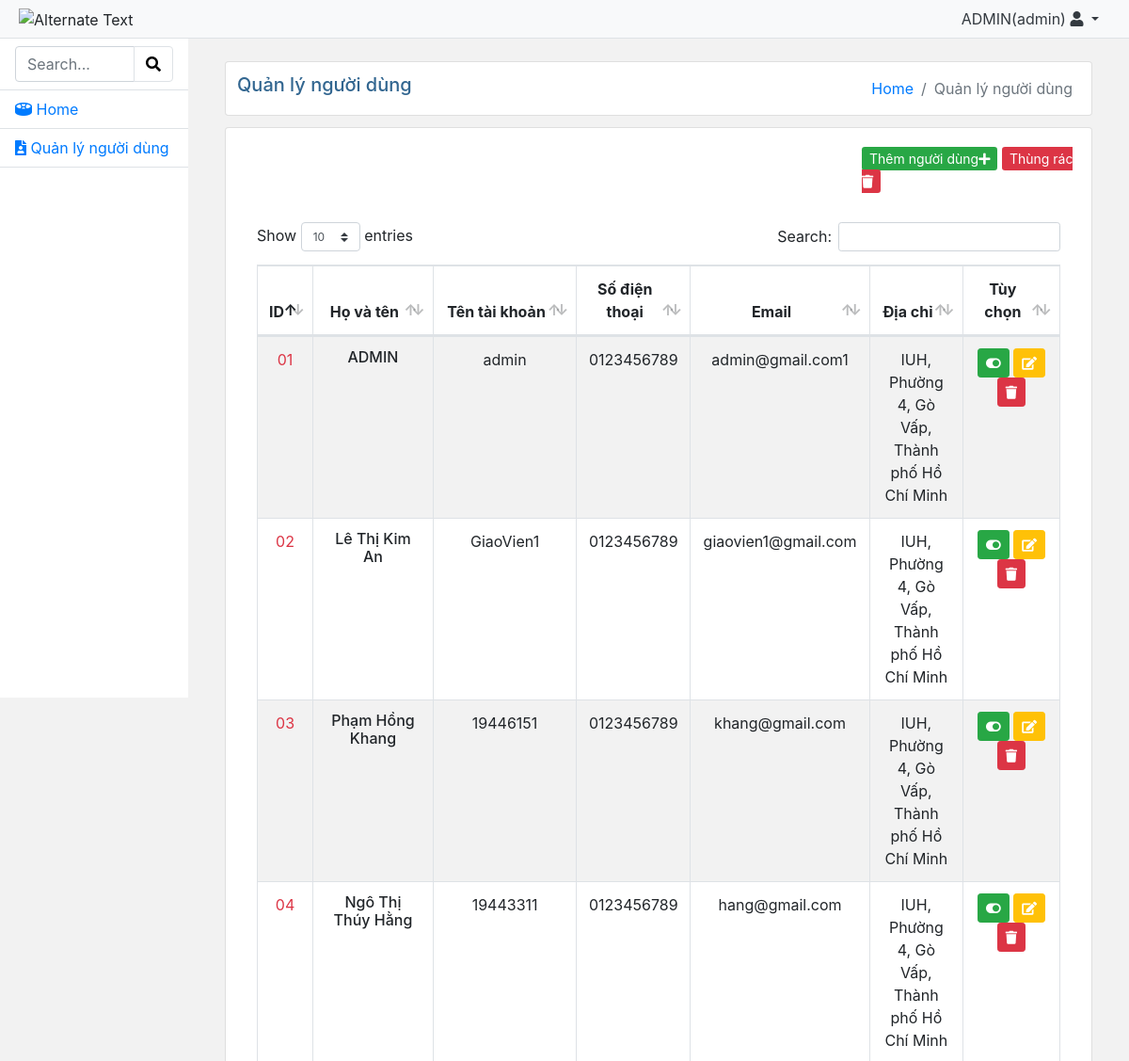
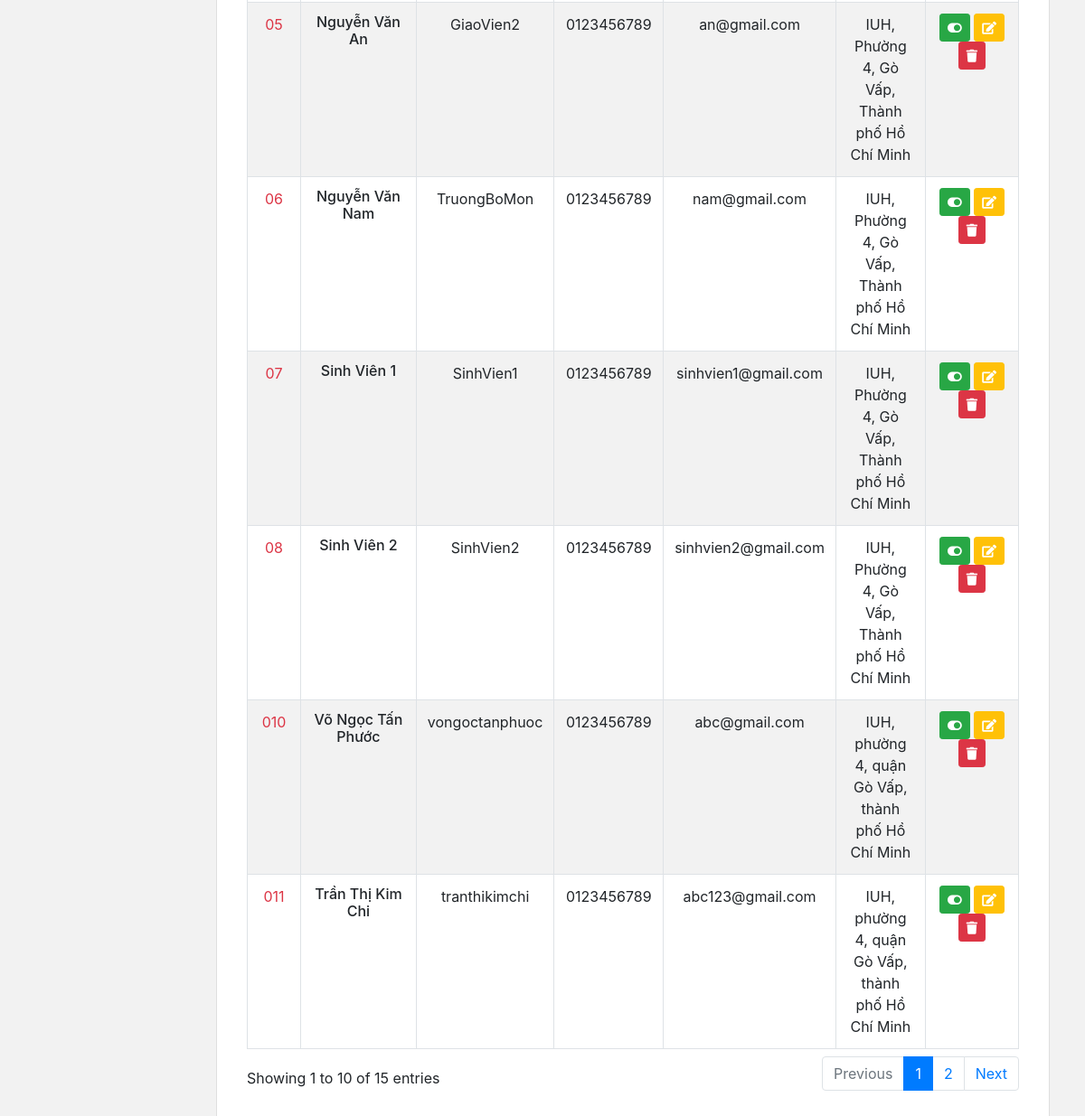
Page /admin/index.php?option=user (signed in) on the committed database (2 pictures, top to bottom).
### tables this page shows
CREATE TABLE `user` (
  `ID` int NOT NULL,
  `fullname` varchar(255) NOT NULL,
  `username` varchar(225) NOT NULL,
  `password` varchar(64) NOT NULL,
  `email` varchar(255) NOT NULL,
  `gender` varchar(5) DEFAULT NULL,
  `address` text,
  `phone` varchar(20) DEFAULT NULL,
  `img` varchar(100) DEFAULT NULL,
  `access` int NOT NULL,
  `status` int NOT NULL,
  `StudentID` varchar(50) DEFAULT NULL,
  `Department` varchar(50) DEFAULT NULL,
  `Subject` varchar(100) DEFAULT NULL,
  `MSGVMSGV` varchar(100) DEFAULT NULL
);

### system/load.php (called while the page is built, shortened)
<?php
function loadComponent($page=true)
{
	$pathView='views/';
	if($page==true)
	{
		$pathView.='pages/';
		if(isset($_REQUEST['option']))
		{
			$pathView.=$_REQUEST['option'];
			if($_REQUEST['option']=='cart')
			{
				if(isset($_REQUEST['cat']))
				{
					$pathView.='-'.$_REQUEST['cat'].'.php';
				}
				else
				{
					$pathView.='.php';
				}
			}
			else
			{
				if(isset($_REQUEST['id']))
				{
					$pathView.='-detail.php';
				}
				else
				{
					if(isset($_REQUEST['cat']))
					{
						$pathView.='-category.php';
					}
					else
					{
						$pathView.='.php';
					}
				}
			}
		}
		else
		{
			$pathView.='home.php';
		}
	}
	else
	{
		$pathView.='pages/';
		if(isset($_REQUEST['option']))
		{
			$pathView.=$_REQUEST['option'].'/';
			if(isset($_REQUEST['cat']))
			{
				$pathView.=$_REQUEST['cat'].'.php';
			}
			else
			{
				$pathView.='index.php';
			}
		}
		else
		{
			$pathView.='dashboard/index.php';
		}
	}
	require_once($pathView);
}
function loadModel($name)
{
	$model = ucfirst(strtolower($name));
	$pathView ='models/'.$model.'.php';
	return new $model;
}
?>

### admin/index.php (called while the page is built, shortened)
<?php
require_once('../system/Database.php');
require_once('../system/load.php');
loadComponent(false);
?>

### system/Database.php (called while the page is built, shortened)
<?php
 class Database extends config
 {
 	function __construct()
 	{
 		$this->conn = mysqli_connect($this->DB_SERVER,$this->DB_USERNAME,$this->DB_PASSWORD,$this->DB_NAME);
 		mysqli_set_charset($this->conn,"utf8");
 	}
 	function TableName($name)
 	{
 		return $this->dbprefix.$name;
 	}
 	function QueryAll($sql)
 	{
 		$result=mysqli_query($this->conn, $sql);
 		$a=array();
 		while($row=mysqli_fetch_assoc($result))
 		{
 			$a[]=$row;
 		}
 		return $a;
 	}
 }
  ?>

### admin/models/User.php (called while the page is built, shortened)
<?php
class User extends Database
{
	function __construct()
	{
		$this->table = $this->TableName('user');
	}
	function list_user($page=true)
	{
		if($page==true)
		{
			$sql="SELECT * FROM $this->table
			WHERE status!='0'
			";
		}
		else
		{
			$sql="SELECT * FROM $this->table
			WHERE status='0'
			";
		}
		return $this->QueryAll($sql);
	}
}
?>

### admin/views/pages/user/index.php (the view, shortened to what this page needs)
<?php
$user = loadModel('user');
$list=$user->list_user();
?>
<?php require_once 'views/header.php'; ?>
<body style="background-color:#F2F2F2;">
	<?php require_once 'views/Mainmenu.php'; ?>
	<section>
		<div class="main-content container-fluid">
			<div class="row">
				<?php require_once 'views/LeftMenu.php'; ?>
				<div class="col-md-10 ">
					<div class="p-4">
						<div class="card card-title bg-white p-1">
							<div class="row">
								<div class="col-md-6 "> <h5 class="pl-2 mt-2 text-blues">Quản lý người dùng</h5> </div>
								<div class="col-md-6 m-0">
									<ol class="breadcrumb bg-white float-sm-right m-0">
										<li class="breadcrumb-item m-0"><a href="~Admin">Home</a></li>
										<li class="breadcrumb-item active m-0">Quản lý người dùng</li>
									</ol>
								</div>
							</div>
						</div>
						<section class=" ">
							<div class=" bg-white card  p-3">
								<div class="row justify-content-end">
									<div class="col-md-4">
										<div class=" pt-1 ml-5">
											<a class="text-white btn-sm btn-success" href="index.php?option=user&cat=insert">Thêm người dùng<i class="fas fa-plus"></i></a>
											<a class="text-white btn-sm btn-danger " href="index.php?option=user&cat=trash">Thùng rác<i class="fas fa-trash"></i></a>
										</div>
									</div>
								</div>
								<div class="row">
									<div  class="card-block p-3">
										<div class="col-md-12 p-3">
											<table id="myTable1" class="table table-striped table-bordered dt-responsive">
												<thead>
													<tr>
														<th class="text-center">ID</th>
														<th class="text-center" style='width:15%'>Họ và tên</th>
														<th class="text-center">Tên tài khoản</th>
														<th class="text-center">Số điện thoại</th>
														<th class="text-center">Email</th>
														<th class="text-center">Địa chỉ</th>
														<th class="text-center" style='width:12%'>Tùy chọn</th>
													</tr>
												</thead>
												<tbody>
													<?php foreach($list as $row):?>
														<?php $id=$row['ID']; ?>
														<tr>
															<td class="text-center text-danger">0<?php echo $row['ID']  ?></td>
															<td class="text-center"><h6><?php echo $row['fullname']  ?></td>
															<td class="text-center"><?php echo $row['username']  ?></td>
															<td class="text-center"><?php echo $row['phone']  ?></td>
															<td class="text-center"><?php echo $row['email']  ?></td>
															<td class="text-center"><?php echo $row['address']  ?></td>
															<td class="text-center"><?php if($row['status']==1):  ?>
															<a class="btn btn-sm btn-success" href="index.php?option=user&cat=status&id=<?php echo $id; ?>" > <i class="fa fa-toggle-on"></i> </a>
															<?php else: ?>
															<a class="btn btn-sm btn-danger" href="index.php?option=user&cat=status&id=<?php echo $id; ?>" > <i class="fa fa-toggle-off"></i> </a>
															<?php endif;  ?>
															<a class="btn btn-sm btn-warning" href="index.php?option=user&cat=update&id=<?php echo $id; ?>" > <i class="text-white fas fa-edit"></i> </a>
															<a class="btn btn-sm btn-danger " href="index.php?option=user&cat=detrash&id=<?php echo $id; ?>" > <i class=" fa fa-trash"></i> </a></td>
														</tr>
													<?php endforeach; ?>
												</tbody>
											</table>
										</div>
									</div>
								</div>
							</section>
						</div>
					</div>
				</div>
			</div>
		</section>
	</body>

### admin/views/header.php (shortened to what this page needs)
<!DOCTYPE html>
<html lang="en">
<head>
    <link href="../public/css/all.min.css" rel="stylesheet" />
    <link href="../public/css/bo2otstrap.min.css" rel="stylesheet" />
    <link href="../public/css/fStyle.css" rel="stylesheet" />
    <link rel="stylesheet" href="../public/plugins/datatables-bs4/css/dataTables.bootstrap4.min.css">
    <link rel="stylesheet" href="../public/plugins/datatables-responsive/css/responsive.bootstrap4.min.css">
    <link href="../public/plugins/summernote/summernote-bs4.min.css" rel="stylesheet" />
</head>
</html>

### admin/views/Mainmenu.php (shortened to what this page needs)
   <section class="container-fluid ">
    <div class="row">
        <nav class="navbar navbar-light py-0  w-100 border-bottom bg-light">
            <div class="p-1">  <img  width="120" src="https://lms.iuh.edu.vn/pluginfile.php/1/theme_academi/logo/1676936055/Logo_IUH.png" alt="Alternate Text" /></div>
            <ul class="list-unstyled m-0">
                <li class="nav-item dropdown ">
                    <a class="nav-link dropdown-toggle text-dark" href="#" id="navbarDropdown" role="button" data-toggle="dropdown" aria-haspopup="true" aria-expanded="false"><?php echo $_SESSION['user_fullname']."(".$_SESSION['username'].")" ; ?>
                    <i class="fas fa-user"></i>
                </a>
            </li>
        </ul>
    </nav>
</div>
</section>

### admin/views/LeftMenu.php (shortened to what this page needs)
<div class="col-md-2 bg-white" style="height:700px;">
  <ul class="list-unstyled ul-left-menu">
    <li class="border-bottom py-2 row">
      <div class="input-group px-3">
        <input type="text" class="form-control" placeholder="Search...">
        <div class="input-group-append">
          <button class="btn bg-white border" type="button" id="button-addon2"><i class="fas fa-search"></i></button>
        </div>
      </div>
    </li>
    <li class="py-2 border-bottom row"><a class="pl-3" href="index.php"><i class="fas fa-drum-steelpan"></i> Home </a></li>
      <?php if(isset($_SESSION['Access']) && $_SESSION['Access'] == 0) {
        ?>
        <li id="user" class="py-2 border-bottom row "><a class="pl-3 " href="index.php?option=user"><i class="fas fa-file-user"></i> Quản lý người dùng</a></li>
      <?php  }?>
    </ul>
  </div>

### public/css/fStyle.css (style rules this page uses)
* { box-sizing: border-box; margin: 0; }
a { text-decoration: none; }
.text-blues { color: #326690; }

### rows in the picture
user: ID "1", fullname "ADMIN", username "admin", phone "0123456789", email "admin@gmail.com1", address "IUH, Phường 4, Gò Vấp, Thành phố Hồ Chí Minh"
user: ID "2", fullname "Lê Thị Kim An", username "GiaoVien1", phone "0123456789", email "giaovien1@gmail.com", address "IUH, Phường 4, Gò Vấp, Thành phố Hồ Chí Minh"
user: ID "3", fullname "Phạm Hồng Khang", username "19446151", phone "0123456789", email "khang@gmail.com", address "IUH, Phường 4, Gò Vấp, Thành phố Hồ Chí Minh"
user: ID "4", fullname "Ngô Thị Thúy Hằng", username "19443311", phone "0123456789", email "hang@gmail.com", address "IUH, Phường 4, Gò Vấp, Thành phố Hồ Chí Minh"
user: ID "5", fullname "Nguyễn Văn An", username "GiaoVien2", phone "0123456789", email "an@gmail.com", address "IUH, Phường 4, Gò Vấp, Thành phố Hồ Chí Minh"
user: ID "6", fullname "Nguyễn Văn Nam", username "TruongBoMon", phone "0123456789", email "nam@gmail.com", address "IUH, Phường 4, Gò Vấp, Thành phố Hồ Chí Minh"
user: ID "7", fullname "Sinh Viên 1", username "SinhVien1", phone "0123456789", email "sinhvien1@gmail.com", address "IUH, Phường 4, Gò Vấp, Thành phố Hồ Chí Minh"
user: ID "8", fullname "Sinh Viên 2", username "SinhVien2", phone "0123456789", email "sinhvien2@gmail.com", address "IUH, Phường 4, Gò Vấp, Thành phố Hồ Chí Minh"
user: ID "10", fullname "Võ Ngọc Tấn Phước", username "vongoctanphuoc", phone "0123456789", email "abc@gmail.com", address "IUH, phường 4, quận Gò Vấp, thành phố Hồ Chí Minh"
user: ID "11", fullname "Trần Thị Kim Chi", username "tranthikimchi", phone "0123456789", email "abc123@gmail.com", address "IUH, phường 4, quận Gò Vấp, thành phố Hồ Chí Minh"

### other values in the picture
$_SESSION['user_fullname'] "ADMIN"
$_SESSION['username'] "admin"
